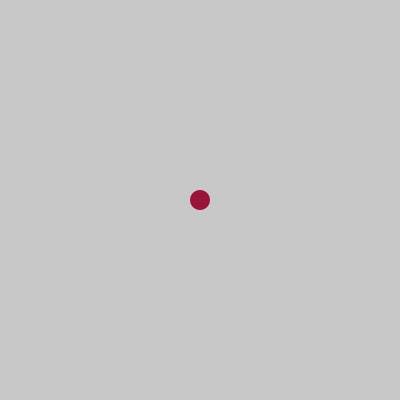
Frame 1 (no input)
Frame 60 (the mouse pressed at the canvas centre just before this capture): identical to frame 1, image omitted
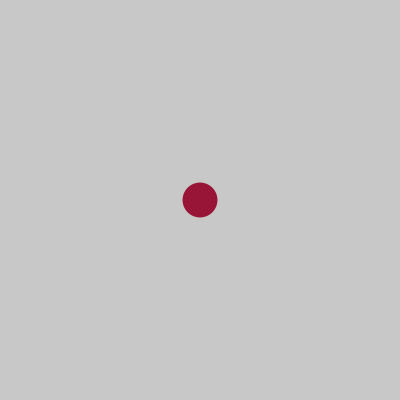
Frame 120 (the mouse held since frame 60 and released just before this capture)

The Processing sketch that drew these frames (run headless with seeded random() and noise(); from frame 60 on, the mouse is pressed at the canvas centre):

// Processing sketch: processing_60136
// ── processing_60136.pde

/*Verwende Variablen. 
Zeichne eine einfache Form (z.B. Kreis, Rechteck). 
Die Form soll bei gedrückter Maustaste immer größer werden. 
Bei Tastendruck soll die Grösse auf den initialen Wert zurück gesetzt werden.*/ 


int circleSize = 20;
int xPos;
int yPos;

void setup(){
  size(400,400);
  background(200);
  smooth();
  xPos = width/2;
  yPos = height/2;
}



void draw(){
  background(200);
  noStroke();
  fill(152,21,56);
  ellipse(xPos,yPos,circleSize,circleSize);
}

void mousePressed(){
  circleSize = circleSize + 15;
}

void keyPressed(){
  circleSize = 20;
}
